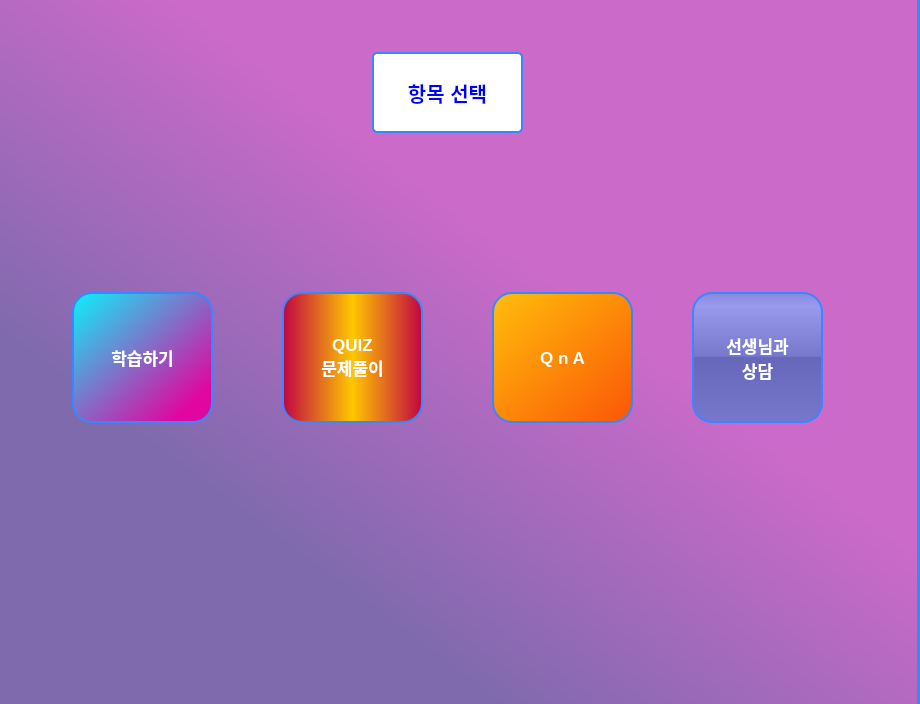
<?xml version="1.0" encoding="UTF-8"?>
<ui version="4.0">
 <class>MainWindow</class>
 <widget class="QMainWindow" name="MainWindow">
  <property name="geometry">
   <rect>
    <x>0</x>
    <y>0</y>
    <width>920</width>
    <height>704</height>
   </rect>
  </property>
  <property name="windowTitle">
   <string>MainWindow</string>
  </property>
  <widget class="QWidget" name="centralwidget">
   <widget class="QStackedWidget" name="stackedWidget">
    <property name="geometry">
     <rect>
      <x>-10</x>
      <y>-10</y>
      <width>931</width>
      <height>721</height>
     </rect>
    </property>
    <property name="font">
     <font>
      <pointsize>11</pointsize>
     </font>
    </property>
    <property name="styleSheet">
     <string notr="true">color: rgb(131, 56, 236);
	background-color: qlineargradient(spread:pad, x1:0.125, y1:0.892227, x2:0.865, y2:0.130727, stop:0.208333 rgba(128, 106, 174, 255), stop:0.645833 rgba(204, 106, 201, 255));
	border: 1.5px solid rgb(58, 134, 255);
	border-radius: 5px;</string>
    </property>
    <property name="currentIndex">
     <number>0</number>
    </property>
    <widget class="QWidget" name="page">
     <widget class="QLabel" name="label">
      <property name="geometry">
       <rect>
        <x>380</x>
        <y>60</y>
        <width>151</width>
        <height>81</height>
       </rect>
      </property>
      <property name="font">
       <font>
        <pointsize>15</pointsize>
        <weight>75</weight>
        <bold>true</bold>
       </font>
      </property>
      <property name="styleSheet">
       <string notr="true">color: blue;
	background-color: white;
	border: 2px solid rgb(58, 134, 255);
	border-radius: 5px;</string>
      </property>
      <property name="frameShape">
       <enum>QFrame::Panel</enum>
      </property>
      <property name="frameShadow">
       <enum>QFrame::Sunken</enum>
      </property>
      <property name="text">
       <string>항목 선택</string>
      </property>
      <property name="alignment">
       <set>Qt::AlignCenter</set>
      </property>
     </widget>
     <widget class="QPushButton" name="study_button">
      <property name="geometry">
       <rect>
        <x>80</x>
        <y>300</y>
        <width>141</width>
        <height>131</height>
       </rect>
      </property>
      <property name="font">
       <font>
        <pointsize>13</pointsize>
        <weight>75</weight>
        <bold>true</bold>
       </font>
      </property>
      <property name="styleSheet">
       <string notr="true">color: white;
	background-color: qlineargradient(spread:pad, x1:0, y1:0, x2:0.857143, y2:0.857955, stop:0 rgba(10, 242, 251, 255), stop:1 rgba(224, 6, 159, 255));
	border-radius: 20px;</string>
      </property>
      <property name="text">
       <string>학습하기</string>
      </property>
     </widget>
     <widget class="QPushButton" name="quiz_button">
      <property name="geometry">
       <rect>
        <x>290</x>
        <y>300</y>
        <width>141</width>
        <height>131</height>
       </rect>
      </property>
      <property name="font">
       <font>
        <pointsize>13</pointsize>
        <weight>75</weight>
        <bold>true</bold>
       </font>
      </property>
      <property name="styleSheet">
       <string notr="true">color: white;
	background-color:qlineargradient(spread:reflect, x1:0.5, y1:0.5, x2:1, y2:0.5, stop:0 rgba(255, 199, 0, 255), stop:1 rgba(192, 5, 67, 255));
	border-radius: 20px;</string>
      </property>
      <property name="text">
       <string>QUIZ
문제풀이</string>
      </property>
     </widget>
     <widget class="QPushButton" name="chatroom_button">
      <property name="geometry">
       <rect>
        <x>700</x>
        <y>300</y>
        <width>131</width>
        <height>131</height>
       </rect>
      </property>
      <property name="font">
       <font>
        <pointsize>13</pointsize>
        <weight>75</weight>
        <bold>true</bold>
       </font>
      </property>
      <property name="styleSheet">
       <string notr="true">color: white;
background-color: QLinearGradient( x1: 0, y1: 0, x2: 0, y2: 1, stop: 0 #88d, stop: 0.1 #99e, stop: 0.49 #77c, stop: 0.5 #66b, stop: 1 #77c);


border-style: solid;
border-radius: 20;


</string>
      </property>
      <property name="text">
       <string>선생님과
상담</string>
      </property>
     </widget>
     <widget class="QPushButton" name="question_button">
      <property name="geometry">
       <rect>
        <x>500</x>
        <y>300</y>
        <width>141</width>
        <height>131</height>
       </rect>
      </property>
      <property name="font">
       <font>
        <pointsize>13</pointsize>
        <weight>75</weight>
        <bold>true</bold>
       </font>
      </property>
      <property name="styleSheet">
       <string notr="true">color: white;
	background-color: qlineargradient(spread:pad, x1:0, y1:0, x2:1, y2:1, stop:0 rgba(255, 190, 11, 255), stop:1 rgba(251, 86, 7, 255));
	border-radius: 20px;</string>
      </property>
      <property name="text">
       <string>Q n A</string>
      </property>
     </widget>
    </widget>
    <widget class="QWidget" name="page_2">
     <widget class="QTableWidget" name="study_widget">
      <property name="geometry">
       <rect>
        <x>70</x>
        <y>70</y>
        <width>781</width>
        <height>531</height>
       </rect>
      </property>
      <property name="font">
       <font>
        <family>Ubuntu</family>
        <pointsize>12</pointsize>
        <weight>75</weight>
        <bold>true</bold>
       </font>
      </property>
      <property name="layoutDirection">
       <enum>Qt::LeftToRight</enum>
      </property>
      <property name="styleSheet">
       <string notr="true">color: blue;
background-color:lavender;</string>
      </property>
      <property name="frameShape">
       <enum>QFrame::StyledPanel</enum>
      </property>
      <property name="frameShadow">
       <enum>QFrame::Sunken</enum>
      </property>
      <column>
       <property name="text">
        <string>공룡명</string>
       </property>
       <property name="font">
        <font>
         <family>Ubuntu</family>
         <pointsize>13</pointsize>
         <weight>75</weight>
         <bold>true</bold>
        </font>
       </property>
       <property name="textAlignment">
        <set>AlignCenter</set>
       </property>
      </column>
      <column>
       <property name="text">
        <string>생존시기</string>
       </property>
       <property name="font">
        <font>
         <pointsize>13</pointsize>
         <weight>75</weight>
         <bold>true</bold>
        </font>
       </property>
       <property name="textAlignment">
        <set>AlignCenter</set>
       </property>
      </column>
      <column>
       <property name="text">
        <string>크기</string>
       </property>
       <property name="font">
        <font>
         <pointsize>13</pointsize>
         <weight>75</weight>
         <bold>true</bold>
        </font>
       </property>
       <property name="textAlignment">
        <set>AlignCenter</set>
       </property>
      </column>
      <column>
       <property name="text">
        <string>체중</string>
       </property>
       <property name="font">
        <font>
         <pointsize>13</pointsize>
         <weight>75</weight>
         <bold>true</bold>
        </font>
       </property>
       <property name="textAlignment">
        <set>AlignCenter</set>
       </property>
      </column>
      <column>
       <property name="text">
        <string>발견한 대륙</string>
       </property>
       <property name="font">
        <font>
         <pointsize>13</pointsize>
         <weight>75</weight>
         <bold>true</bold>
        </font>
       </property>
       <property name="textAlignment">
        <set>AlignCenter</set>
       </property>
      </column>
      <column>
       <property name="text">
        <string>발견 상세지역</string>
       </property>
       <property name="font">
        <font>
         <pointsize>13</pointsize>
         <weight>75</weight>
         <bold>true</bold>
        </font>
       </property>
       <property name="textAlignment">
        <set>AlignCenter</set>
       </property>
      </column>
      <column>
       <property name="text">
        <string>특징</string>
       </property>
       <property name="font">
        <font>
         <pointsize>13</pointsize>
         <weight>75</weight>
         <bold>true</bold>
        </font>
       </property>
       <property name="textAlignment">
        <set>AlignCenter</set>
       </property>
      </column>
     </widget>
     <widget class="QLabel" name="label_2">
      <property name="geometry">
       <rect>
        <x>70</x>
        <y>10</y>
        <width>111</width>
        <height>51</height>
       </rect>
      </property>
      <property name="font">
       <font>
        <pointsize>14</pointsize>
        <weight>75</weight>
        <bold>true</bold>
       </font>
      </property>
      <property name="styleSheet">
       <string notr="true">color:blue;
background-color:lavender;</string>
      </property>
      <property name="text">
       <string>학습자료</string>
      </property>
      <property name="alignment">
       <set>Qt::AlignCenter</set>
      </property>
     </widget>
     <widget class="QPushButton" name="back_button">
      <property name="geometry">
       <rect>
        <x>780</x>
        <y>620</y>
        <width>111</width>
        <height>61</height>
       </rect>
      </property>
      <property name="font">
       <font>
        <pointsize>14</pointsize>
        <weight>75</weight>
        <bold>true</bold>
       </font>
      </property>
      <property name="styleSheet">
       <string notr="true">color:blue;
background-color:lavender;</string>
      </property>
      <property name="text">
       <string>돌아가기</string>
      </property>
     </widget>
    </widget>
    <widget class="QWidget" name="page_3">
     <widget class="QPushButton" name="back_button_2">
      <property name="geometry">
       <rect>
        <x>780</x>
        <y>620</y>
        <width>111</width>
        <height>61</height>
       </rect>
      </property>
      <property name="font">
       <font>
        <pointsize>14</pointsize>
        <weight>75</weight>
        <bold>true</bold>
       </font>
      </property>
      <property name="styleSheet">
       <string notr="true">color:blue;
background-color:lavender;</string>
      </property>
      <property name="text">
       <string>돌아가기</string>
      </property>
     </widget>
     <widget class="QLabel" name="label_3">
      <property name="geometry">
       <rect>
        <x>90</x>
        <y>20</y>
        <width>111</width>
        <height>51</height>
       </rect>
      </property>
      <property name="font">
       <font>
        <pointsize>14</pointsize>
        <weight>75</weight>
        <bold>true</bold>
       </font>
      </property>
      <property name="styleSheet">
       <string notr="true">color:blue;
background-color:lavender;</string>
      </property>
      <property name="text">
       <string>QUIZ</string>
      </property>
      <property name="alignment">
       <set>Qt::AlignCenter</set>
      </property>
     </widget>
     <widget class="QTableWidget" name="quiz_widget">
      <property name="geometry">
       <rect>
        <x>90</x>
        <y>90</y>
        <width>801</width>
        <height>501</height>
       </rect>
      </property>
      <property name="font">
       <font>
        <pointsize>13</pointsize>
        <weight>75</weight>
        <bold>true</bold>
       </font>
      </property>
      <property name="styleSheet">
       <string notr="true">color:black;
background-color:lavender;</string>
      </property>
      <column>
       <property name="text">
        <string>QUIZ</string>
       </property>
       <property name="font">
        <font>
         <pointsize>13</pointsize>
         <weight>75</weight>
         <bold>true</bold>
        </font>
       </property>
       <property name="textAlignment">
        <set>AlignCenter</set>
       </property>
      </column>
      <column>
       <property name="text">
        <string>답</string>
       </property>
       <property name="font">
        <font>
         <pointsize>13</pointsize>
         <weight>75</weight>
         <bold>true</bold>
        </font>
       </property>
       <property name="textAlignment">
        <set>AlignCenter</set>
       </property>
      </column>
     </widget>
     <widget class="QPushButton" name="quiz_complete_btn">
      <property name="geometry">
       <rect>
        <x>210</x>
        <y>610</y>
        <width>111</width>
        <height>61</height>
       </rect>
      </property>
      <property name="font">
       <font>
        <pointsize>14</pointsize>
        <weight>75</weight>
        <bold>true</bold>
       </font>
      </property>
      <property name="styleSheet">
       <string notr="true">color:blue;
background-color:lavender;</string>
      </property>
      <property name="text">
       <string>제출</string>
      </property>
     </widget>
     <widget class="QLabel" name="timer_label">
      <property name="geometry">
       <rect>
        <x>750</x>
        <y>20</y>
        <width>141</width>
        <height>61</height>
       </rect>
      </property>
      <property name="styleSheet">
       <string notr="true">color:black;
background-color:lavender;</string>
      </property>
      <property name="text">
       <string>시간</string>
      </property>
      <property name="alignment">
       <set>Qt::AlignCenter</set>
      </property>
     </widget>
     <widget class="QPushButton" name="quiz_start_btn">
      <property name="geometry">
       <rect>
        <x>90</x>
        <y>610</y>
        <width>111</width>
        <height>61</height>
       </rect>
      </property>
      <property name="font">
       <font>
        <pointsize>14</pointsize>
        <weight>75</weight>
        <bold>true</bold>
       </font>
      </property>
      <property name="styleSheet">
       <string notr="true">color:blue;
background-color:lavender;</string>
      </property>
      <property name="text">
       <string>시작</string>
      </property>
     </widget>
     <widget class="QLCDNumber" name="lcdNumber">
      <property name="geometry">
       <rect>
        <x>650</x>
        <y>30</y>
        <width>81</width>
        <height>41</height>
       </rect>
      </property>
     </widget>
     <widget class="QLabel" name="label_4">
      <property name="geometry">
       <rect>
        <x>560</x>
        <y>30</y>
        <width>81</width>
        <height>41</height>
       </rect>
      </property>
      <property name="font">
       <font>
        <pointsize>19</pointsize>
        <weight>75</weight>
        <bold>true</bold>
       </font>
      </property>
      <property name="styleSheet">
       <string notr="true">border-color: #00ff0000;background-color: #00ff0000;
color:lavender;</string>
      </property>
      <property name="frameShape">
       <enum>QFrame::NoFrame</enum>
      </property>
      <property name="text">
       <string>점수  :</string>
      </property>
      <property name="alignment">
       <set>Qt::AlignCenter</set>
      </property>
     </widget>
    </widget>
    <widget class="QWidget" name="page_4">
     <widget class="QPushButton" name="back_button_3">
      <property name="geometry">
       <rect>
        <x>780</x>
        <y>620</y>
        <width>111</width>
        <height>61</height>
       </rect>
      </property>
      <property name="font">
       <font>
        <pointsize>14</pointsize>
        <weight>75</weight>
        <bold>true</bold>
       </font>
      </property>
      <property name="styleSheet">
       <string notr="true">color:blue;
background-color:lavender;</string>
      </property>
      <property name="text">
       <string>돌아가기</string>
      </property>
     </widget>
     <widget class="QLabel" name="label_5">
      <property name="geometry">
       <rect>
        <x>120</x>
        <y>20</y>
        <width>141</width>
        <height>51</height>
       </rect>
      </property>
      <property name="font">
       <font>
        <pointsize>14</pointsize>
        <weight>75</weight>
        <bold>true</bold>
       </font>
      </property>
      <property name="styleSheet">
       <string notr="true">color:blue;
background-color:lavender;</string>
      </property>
      <property name="text">
       <string>Q n A</string>
      </property>
      <property name="alignment">
       <set>Qt::AlignCenter</set>
      </property>
     </widget>
     <widget class="QLineEdit" name="qna_line">
      <property name="geometry">
       <rect>
        <x>120</x>
        <y>590</y>
        <width>501</width>
        <height>51</height>
       </rect>
      </property>
      <property name="font">
       <font>
        <pointsize>14</pointsize>
        <weight>75</weight>
        <bold>true</bold>
       </font>
      </property>
      <property name="styleSheet">
       <string notr="true">color:black;
background-color:lavender;</string>
      </property>
     </widget>
     <widget class="QLabel" name="label_6">
      <property name="geometry">
       <rect>
        <x>120</x>
        <y>550</y>
        <width>221</width>
        <height>31</height>
       </rect>
      </property>
      <property name="font">
       <font>
        <pointsize>12</pointsize>
        <weight>75</weight>
        <bold>true</bold>
       </font>
      </property>
      <property name="styleSheet">
       <string notr="true">color:blue;
background-color:lavender;</string>
      </property>
      <property name="text">
       <string>입력 후 엔터 또는 버튼 클릭</string>
      </property>
      <property name="alignment">
       <set>Qt::AlignCenter</set>
      </property>
     </widget>
     <widget class="QPushButton" name="pushButton_2">
      <property name="geometry">
       <rect>
        <x>630</x>
        <y>590</y>
        <width>101</width>
        <height>51</height>
       </rect>
      </property>
      <property name="font">
       <font>
        <pointsize>14</pointsize>
        <weight>75</weight>
        <bold>true</bold>
       </font>
      </property>
      <property name="styleSheet">
       <string notr="true">color:blue;
background-color:lavender;</string>
      </property>
      <property name="text">
       <string>등록</string>
      </property>
     </widget>
     <widget class="QTableWidget" name="qna_widget">
      <property name="geometry">
       <rect>
        <x>120</x>
        <y>80</y>
        <width>721</width>
        <height>461</height>
       </rect>
      </property>
      <property name="font">
       <font>
        <pointsize>13</pointsize>
        <weight>75</weight>
        <bold>true</bold>
       </font>
      </property>
      <property name="styleSheet">
       <string notr="true">color:black;
background-color:lavender;</string>
      </property>
      <column>
       <property name="text">
        <string>질문 (Q)</string>
       </property>
       <property name="font">
        <font>
         <pointsize>13</pointsize>
         <weight>75</weight>
         <bold>true</bold>
        </font>
       </property>
       <property name="textAlignment">
        <set>AlignCenter</set>
       </property>
      </column>
      <column>
       <property name="text">
        <string>답장 (A)</string>
       </property>
       <property name="font">
        <font>
         <pointsize>13</pointsize>
         <weight>75</weight>
         <bold>true</bold>
        </font>
       </property>
       <property name="textAlignment">
        <set>AlignCenter</set>
       </property>
      </column>
     </widget>
     <widget class="QPushButton" name="reload_btn">
      <property name="geometry">
       <rect>
        <x>740</x>
        <y>20</y>
        <width>101</width>
        <height>51</height>
       </rect>
      </property>
      <property name="font">
       <font>
        <pointsize>14</pointsize>
        <weight>75</weight>
        <bold>true</bold>
       </font>
      </property>
      <property name="styleSheet">
       <string notr="true">color:blue;
background-color:lavender;</string>
      </property>
      <property name="text">
       <string>새로고침</string>
      </property>
     </widget>
    </widget>
    <widget class="QWidget" name="page_5">
     <widget class="QLabel" name="label_7">
      <property name="geometry">
       <rect>
        <x>120</x>
        <y>20</y>
        <width>141</width>
        <height>51</height>
       </rect>
      </property>
      <property name="font">
       <font>
        <pointsize>14</pointsize>
        <weight>75</weight>
        <bold>true</bold>
       </font>
      </property>
      <property name="styleSheet">
       <string notr="true">color:blue;
background-color:lavender;</string>
      </property>
      <property name="text">
       <string>실시간 상담</string>
      </property>
      <property name="alignment">
       <set>Qt::AlignCenter</set>
      </property>
     </widget>
     <widget class="QTextBrowser" name="counseling_browser">
      <property name="geometry">
       <rect>
        <x>120</x>
        <y>90</y>
        <width>661</width>
        <height>451</height>
       </rect>
      </property>
      <property name="font">
       <font>
        <pointsize>14</pointsize>
        <weight>75</weight>
        <bold>true</bold>
       </font>
      </property>
      <property name="styleSheet">
       <string notr="true">color:black;
background-color:lavender;</string>
      </property>
     </widget>
     <widget class="QLabel" name="label_8">
      <property name="geometry">
       <rect>
        <x>120</x>
        <y>550</y>
        <width>221</width>
        <height>31</height>
       </rect>
      </property>
      <property name="font">
       <font>
        <pointsize>12</pointsize>
        <weight>75</weight>
        <bold>true</bold>
       </font>
      </property>
      <property name="styleSheet">
       <string notr="true">color:blue;
background-color:lavender;</string>
      </property>
      <property name="text">
       <string>입력 후 엔터 또는 버튼 클릭</string>
      </property>
      <property name="alignment">
       <set>Qt::AlignCenter</set>
      </property>
     </widget>
     <widget class="QLineEdit" name="counseling_line">
      <property name="geometry">
       <rect>
        <x>120</x>
        <y>590</y>
        <width>501</width>
        <height>51</height>
       </rect>
      </property>
      <property name="font">
       <font>
        <pointsize>14</pointsize>
        <weight>75</weight>
        <bold>true</bold>
       </font>
      </property>
      <property name="styleSheet">
       <string notr="true">color:black;
background-color:lavender;</string>
      </property>
     </widget>
     <widget class="QPushButton" name="pushButton_3">
      <property name="geometry">
       <rect>
        <x>630</x>
        <y>590</y>
        <width>101</width>
        <height>51</height>
       </rect>
      </property>
      <property name="font">
       <font>
        <pointsize>14</pointsize>
        <weight>75</weight>
        <bold>true</bold>
       </font>
      </property>
      <property name="styleSheet">
       <string notr="true">color:blue;
background-color:lavender;</string>
      </property>
      <property name="text">
       <string>입력</string>
      </property>
     </widget>
     <widget class="QPushButton" name="back_button_4">
      <property name="geometry">
       <rect>
        <x>780</x>
        <y>620</y>
        <width>111</width>
        <height>61</height>
       </rect>
      </property>
      <property name="font">
       <font>
        <pointsize>14</pointsize>
        <weight>75</weight>
        <bold>true</bold>
       </font>
      </property>
      <property name="styleSheet">
       <string notr="true">color:blue;
background-color:lavender;</string>
      </property>
      <property name="text">
       <string>돌아가기</string>
      </property>
     </widget>
    </widget>
   </widget>
  </widget>
 </widget>
 <resources/>
 <connections/>
</ui>
